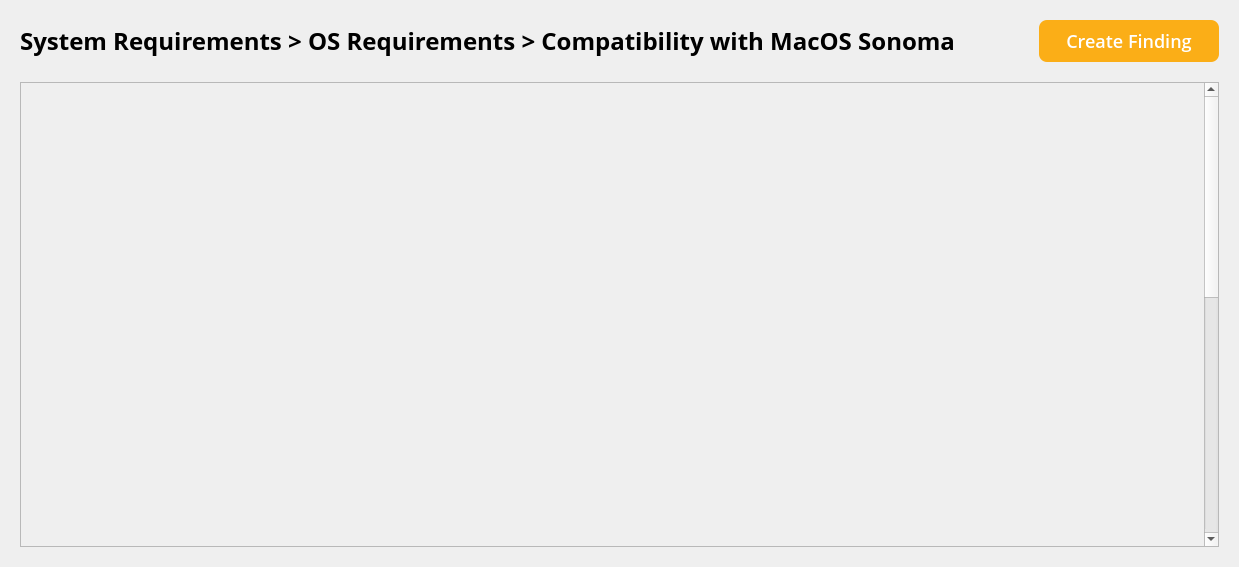
<?xml version="1.0" encoding="UTF-8"?>
<ui version="4.0">
 <class>ReviewItemDetailPage</class>
 <widget class="QWidget" name="ReviewItemDetailPage">
  <property name="geometry">
   <rect>
    <x>0</x>
    <y>0</y>
    <width>1239</width>
    <height>567</height>
   </rect>
  </property>
  <property name="windowTitle">
   <string>Form</string>
  </property>
  <property name="styleSheet">
   <string notr="true">#backButton {
	background: transparent;
	border: none;
	font-family: Open Sans;
	font-size: 24px;
	line-height: 34px;
	font-weight: 600;
	letter spacing: 0%
}

#editButton {
	background-color: white;
	border: 1.5px solid #1a1a1a;
	border-radius: 8px;
	font-size: 18px;
	line-height: 24px;
	font-weight: 500;
}

#saveButton {
	background-color: #FBAE17;
	border: none;
	border-radius: 8px;
	font-family: Open Sans;
	font-size: 18px;
	font-weight: 500;
	line-height: 24px;
	color: white;
}

QLabel {
	color: #1A1A1A;
	font-family: Open Sans;
	font-weight: 600;
	font-size: 16px;
	line-height: 24px;
	letter-spacing: 0%;
}

#addReviewItemButton,
#addReviewerItemButton,
#addRequestItemButton {
	background-color: white;
    border: 2px dashed #22084B;
    border-radius: 8px;
    font-family: Open Sans;
    font-size: 18px;
    line-height: 24px;
    letter-spacing: 0%;
    padding: 9px 18px;
}

#addChecklistButton,
#addStandardButton {
	background: transparent;
	border: none;
}</string>
  </property>
  <layout class="QVBoxLayout" name="verticalLayout">
   <property name="spacing">
    <number>20</number>
   </property>
   <property name="leftMargin">
    <number>20</number>
   </property>
   <property name="topMargin">
    <number>20</number>
   </property>
   <property name="rightMargin">
    <number>20</number>
   </property>
   <property name="bottomMargin">
    <number>20</number>
   </property>
   <item>
    <layout class="QHBoxLayout" name="horizontalLayout">
     <item>
      <widget class="QPushButton" name="backButton">
       <property name="sizePolicy">
        <sizepolicy hsizetype="Fixed" vsizetype="Preferred">
         <horstretch>0</horstretch>
         <verstretch>0</verstretch>
        </sizepolicy>
       </property>
       <property name="minimumSize">
        <size>
         <width>24</width>
         <height>34</height>
        </size>
       </property>
       <property name="maximumSize">
        <size>
         <width>1662775</width>
         <height>34</height>
        </size>
       </property>
       <property name="text">
        <string>System Requirements &gt; OS Requirements &gt; Compatibility with MacOS Sonoma</string>
       </property>
       <property name="icon">
        <iconset resource="../../../../../../Resources/Resources.qrc">
         <normaloff>:/images/nav_back.svg</normaloff>:/images/nav_back.svg</iconset>
       </property>
       <property name="iconSize">
        <size>
         <width>24</width>
         <height>24</height>
        </size>
       </property>
      </widget>
     </item>
     <item>
      <spacer name="horizontalSpacer">
       <property name="orientation">
        <enum>Qt::Orientation::Horizontal</enum>
       </property>
       <property name="sizeHint" stdset="0">
        <size>
         <width>40</width>
         <height>20</height>
        </size>
       </property>
      </spacer>
     </item>
     <item>
      <widget class="QPushButton" name="saveButton">
       <property name="sizePolicy">
        <sizepolicy hsizetype="Fixed" vsizetype="Fixed">
         <horstretch>0</horstretch>
         <verstretch>0</verstretch>
        </sizepolicy>
       </property>
       <property name="minimumSize">
        <size>
         <width>180</width>
         <height>42</height>
        </size>
       </property>
       <property name="maximumSize">
        <size>
         <width>180</width>
         <height>42</height>
        </size>
       </property>
       <property name="text">
        <string>Create Finding</string>
       </property>
      </widget>
     </item>
    </layout>
   </item>
   <item>
    <widget class="QScrollArea" name="scrollArea">
     <property name="styleSheet">
      <string notr="true"/>
     </property>
     <property name="widgetResizable">
      <bool>true</bool>
     </property>
     <widget class="QWidget" name="container">
      <property name="geometry">
       <rect>
        <x>0</x>
        <y>0</y>
        <width>1180</width>
        <height>1003</height>
       </rect>
      </property>
      <layout class="QVBoxLayout" name="containerLayout">
       <property name="spacing">
        <number>20</number>
       </property>
       <property name="leftMargin">
        <number>0</number>
       </property>
       <property name="topMargin">
        <number>0</number>
       </property>
       <property name="rightMargin">
        <number>10</number>
       </property>
       <property name="bottomMargin">
        <number>0</number>
       </property>
       <item>
        <widget class="QWidget" name="PrimaryBox" native="true">
         <property name="minimumSize">
          <size>
           <width>0</width>
           <height>70</height>
          </size>
         </property>
         <property name="maximumSize">
          <size>
           <width>16777215</width>
           <height>70</height>
          </size>
         </property>
         <layout class="QHBoxLayout" name="primaryBoxLayout">
          <property name="spacing">
           <number>100</number>
          </property>
          <property name="leftMargin">
           <number>0</number>
          </property>
          <property name="topMargin">
           <number>0</number>
          </property>
          <property name="rightMargin">
           <number>0</number>
          </property>
          <property name="bottomMargin">
           <number>0</number>
          </property>
          <item>
           <widget class="AutomationCellProperty" name="startVersion" native="true">
            <property name="minimumSize">
             <size>
              <width>200</width>
              <height>0</height>
             </size>
            </property>
            <property name="maximumSize">
             <size>
              <width>200</width>
              <height>16777215</height>
             </size>
            </property>
           </widget>
          </item>
          <item>
           <widget class="AutomationCellProperty" name="endVersion" native="true">
            <property name="minimumSize">
             <size>
              <width>220</width>
              <height>0</height>
             </size>
            </property>
            <property name="maximumSize">
             <size>
              <width>220</width>
              <height>16777215</height>
             </size>
            </property>
           </widget>
          </item>
          <item>
           <spacer name="horizontalSpacer_3">
            <property name="orientation">
             <enum>Qt::Orientation::Horizontal</enum>
            </property>
            <property name="sizeHint" stdset="0">
             <size>
              <width>40</width>
              <height>20</height>
             </size>
            </property>
           </spacer>
          </item>
         </layout>
        </widget>
       </item>
       <item>
        <widget class="ReviewItemDetailTable" name="reviewItemDetailTable" native="true">
         <property name="sizePolicy">
          <sizepolicy hsizetype="Preferred" vsizetype="Fixed">
           <horstretch>0</horstretch>
           <verstretch>0</verstretch>
          </sizepolicy>
         </property>
         <property name="minimumSize">
          <size>
           <width>0</width>
           <height>743</height>
          </size>
         </property>
         <property name="maximumSize">
          <size>
           <width>16777215</width>
           <height>743</height>
          </size>
         </property>
        </widget>
       </item>
       <item>
        <widget class="FindingCommentPanel" name="findingPanel" native="true">
         <property name="sizePolicy">
          <sizepolicy hsizetype="Preferred" vsizetype="Expanding">
           <horstretch>0</horstretch>
           <verstretch>0</verstretch>
          </sizepolicy>
         </property>
         <property name="minimumSize">
          <size>
           <width>0</width>
           <height>150</height>
          </size>
         </property>
        </widget>
       </item>
      </layout>
     </widget>
    </widget>
   </item>
  </layout>
 </widget>
 <customwidgets>
  <customwidget>
   <class>AutomationCellProperty</class>
   <extends>QWidget</extends>
   <header location="global">automationcellproperty.h</header>
   <container>1</container>
  </customwidget>
  <customwidget>
   <class>ReviewItemDetailTable</class>
   <extends>QWidget</extends>
   <header>reviewitemdetailtable.h</header>
   <container>1</container>
  </customwidget>
  <customwidget>
   <class>FindingCommentPanel</class>
   <extends>QWidget</extends>
   <header>findingcommentpanel.h</header>
   <container>1</container>
  </customwidget>
 </customwidgets>
 <resources>
  <include location="../../../../../../Resources/Resources.qrc"/>
 </resources>
 <connections/>
</ui>
